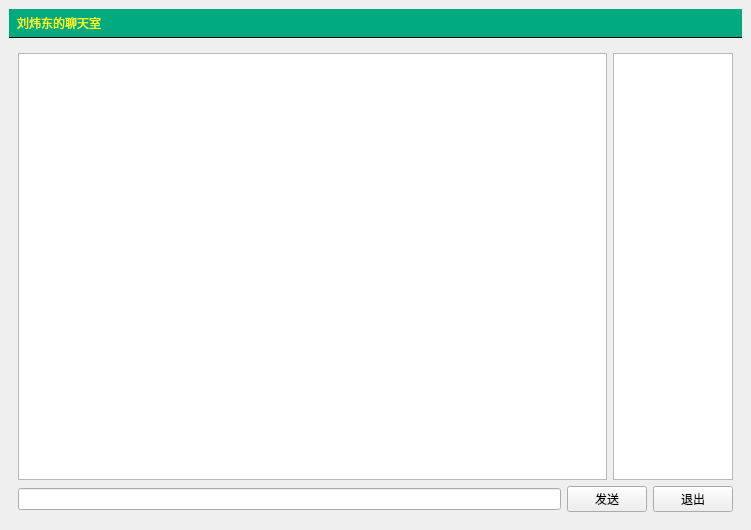
<?xml version="1.0" encoding="UTF-8"?>
<ui version="4.0">
 <class>MainWindow</class>
 <widget class="QMainWindow" name="MainWindow">
  <property name="geometry">
   <rect>
    <x>0</x>
    <y>0</y>
    <width>751</width>
    <height>530</height>
   </rect>
  </property>
  <property name="windowTitle">
   <string>聊天室客户端</string>
  </property>
  <property name="styleSheet">
   <string notr="true">#TitleLabel{
background:white;
border:none;
border-bottom:1px solid black;
padding:5px;
font:24pt&quot;黑体&quot;;
color:yellow;
background-color:rgba(0,170,127,255);
}

#loginFrame{
background:qlineargradient(x1:0,y1:0,x2:0,y2:1,stop:0 #ddf,stop:1 #aaf);
border:1px solid gray;
padding:10px;
border-radius:25px;
}</string>
  </property>
  <widget class="QWidget" name="centralwidget">
   <layout class="QVBoxLayout" name="verticalLayout">
    <item>
     <widget class="QLabel" name="TitleLabel">
      <property name="text">
       <string>刘炜东的聊天室</string>
      </property>
     </widget>
    </item>
    <item>
     <widget class="QStackedWidget" name="stackedWidget">
      <property name="currentIndex">
       <number>0</number>
      </property>
      <widget class="QWidget" name="chatPage">
       <layout class="QVBoxLayout" name="verticalLayout_3">
        <item>
         <layout class="QHBoxLayout" name="horizontalLayout">
          <item>
           <widget class="QTextEdit" name="roomTextEdit"/>
          </item>
          <item>
           <widget class="QListWidget" name="userListWidget">
            <property name="maximumSize">
             <size>
              <width>120</width>
              <height>16777215</height>
             </size>
            </property>
           </widget>
          </item>
         </layout>
        </item>
        <item>
         <layout class="QHBoxLayout" name="horizontalLayout_2">
          <item>
           <widget class="QLineEdit" name="sayLineEdit"/>
          </item>
          <item>
           <widget class="QPushButton" name="sayButton">
            <property name="text">
             <string>发送</string>
            </property>
           </widget>
          </item>
          <item>
           <widget class="QPushButton" name="logoutButton">
            <property name="text">
             <string>退出</string>
            </property>
           </widget>
          </item>
         </layout>
        </item>
       </layout>
      </widget>
      <widget class="QWidget" name="loginPage">
       <layout class="QGridLayout" name="gridLayout_2">
        <item row="0" column="1">
         <spacer name="verticalSpacer_2">
          <property name="orientation">
           <enum>Qt::Orientation::Vertical</enum>
          </property>
          <property name="sizeHint" stdset="0">
           <size>
            <width>20</width>
            <height>99</height>
           </size>
          </property>
         </spacer>
        </item>
        <item row="1" column="0">
         <spacer name="horizontalSpacer">
          <property name="orientation">
           <enum>Qt::Orientation::Horizontal</enum>
          </property>
          <property name="sizeHint" stdset="0">
           <size>
            <width>122</width>
            <height>20</height>
           </size>
          </property>
         </spacer>
        </item>
        <item row="1" column="1">
         <widget class="QFrame" name="loginFrame">
          <property name="frameShape">
           <enum>QFrame::Shape::StyledPanel</enum>
          </property>
          <property name="frameShadow">
           <enum>QFrame::Shadow::Raised</enum>
          </property>
          <layout class="QVBoxLayout" name="verticalLayout_2">
           <item>
            <layout class="QGridLayout" name="gridLayout">
             <item row="0" column="0">
              <widget class="QLabel" name="label_2">
               <property name="text">
                <string>服务器地址</string>
               </property>
              </widget>
             </item>
             <item row="0" column="1">
              <widget class="QLineEdit" name="serverEdit">
               <property name="text">
                <string>127.0.0.1</string>
               </property>
              </widget>
             </item>
             <item row="1" column="0">
              <widget class="QLabel" name="label">
               <property name="text">
                <string>昵称</string>
               </property>
              </widget>
             </item>
             <item row="1" column="1">
              <widget class="QLineEdit" name="usernameEdit">
               <property name="text">
                <string/>
               </property>
              </widget>
             </item>
            </layout>
           </item>
           <item>
            <spacer name="verticalSpacer">
             <property name="orientation">
              <enum>Qt::Orientation::Vertical</enum>
             </property>
             <property name="sizeType">
              <enum>QSizePolicy::Policy::Fixed</enum>
             </property>
             <property name="sizeHint" stdset="0">
              <size>
               <width>20</width>
               <height>10</height>
              </size>
             </property>
            </spacer>
           </item>
           <item>
            <widget class="QPushButton" name="loginButton">
             <property name="text">
              <string>登录聊天室</string>
             </property>
            </widget>
           </item>
          </layout>
         </widget>
        </item>
        <item row="1" column="2">
         <spacer name="horizontalSpacer_2">
          <property name="orientation">
           <enum>Qt::Orientation::Horizontal</enum>
          </property>
          <property name="sizeHint" stdset="0">
           <size>
            <width>121</width>
            <height>20</height>
           </size>
          </property>
         </spacer>
        </item>
        <item row="2" column="1">
         <spacer name="verticalSpacer_3">
          <property name="orientation">
           <enum>Qt::Orientation::Vertical</enum>
          </property>
          <property name="sizeHint" stdset="0">
           <size>
            <width>20</width>
            <height>100</height>
           </size>
          </property>
         </spacer>
        </item>
       </layout>
      </widget>
     </widget>
    </item>
   </layout>
  </widget>
 </widget>
 <resources/>
 <connections/>
</ui>
